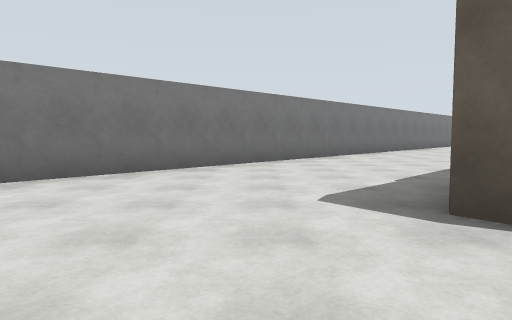
[1] (above)

12 first-person views from a walk through a robot-simulator world made for Gazebo. The camera is 1.2 m above the floor, tilts 4° down and sees 70° across. The floor is counted in squares, 2.5 m on a side. Each view is taken from the middle of a square. On the plan, view 1 faces up. The plan holds only what a view shows up to about 9 squares ahead; the rest is blank. The place goes on beyond the plan.

[2]
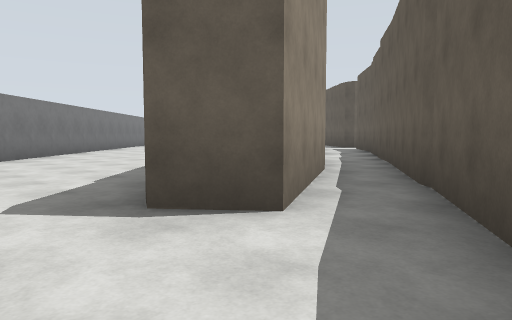

[3]
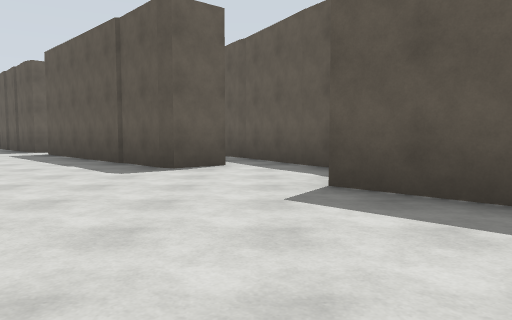

[4]
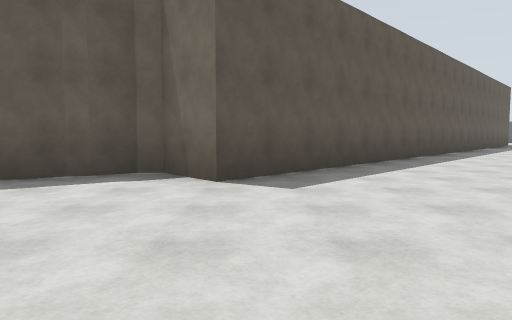

[5]
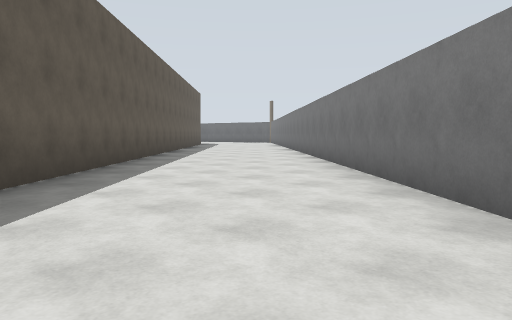

[6]
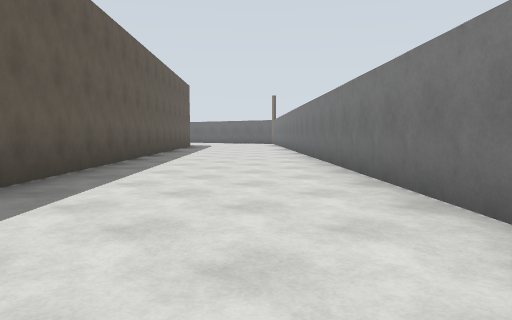

[7]
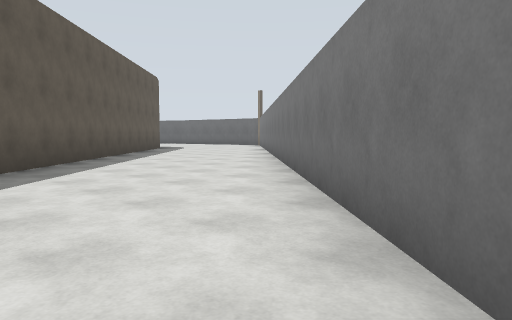

[8]
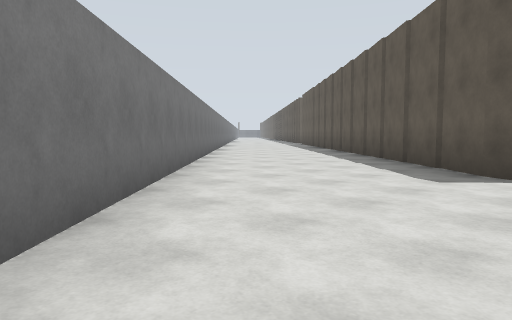

[9]
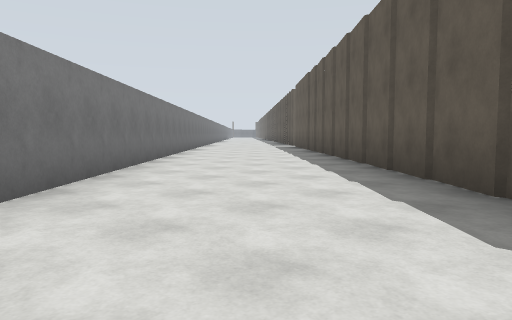

[10]
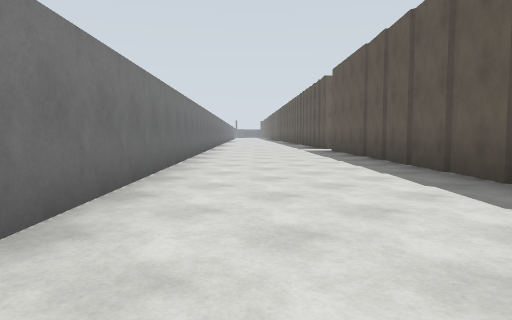

[11]
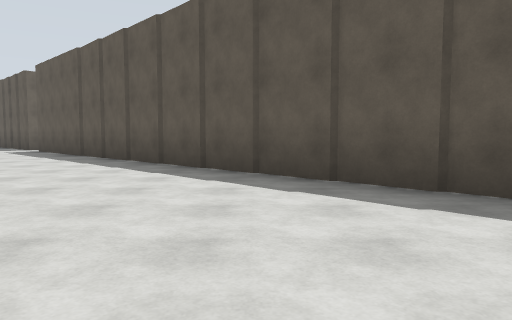

[12]
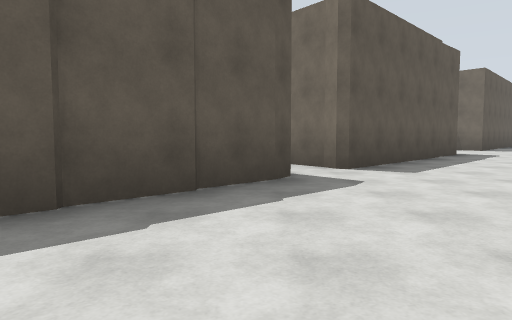

### Floor plan
Points are (right, up) in squares from view 1. A wall is a line through its corners. A room is listed if a view was taken in it or the views show most of it. See-through windows are left out.
Room 1 (views 1, 2)
walls: (-0.6, 0.3) (0.3, -0.7) (1.8, 0.3) (5, 2.1); (4.3, 2.9) (1.7, 1.5) (1.1, 2.2) (1.8, 2.9)
ways out: opening at (-0.8, 2.8) to room 2
Room 2 (views 3, 4, 5, 6, 7, 8, 9, 10, 11, 12)
walls: (5.6, 6.8) (5.8, 7.2); (5.7, 7) (14.1, 15.8); (1.8, 2.9) (4.8, 6); (9.7, 16.6) (-10.4, -4.8); (-4.8, -4.2) (-0.6, 0.3)
ways out: opening at (-0.8, 2.8) to room 1; opening at (-8, -4)

Positions as (right, up) in squares from view 1, and headings:
1: (0, 0), facing up
2: (0, 0), facing up-right
3: (-4, 1), facing right
4: (-1, 4), facing down
5: (-1, 3), facing down-left
6: (-3, 1), facing down-left
7: (-5, 0), facing down-left
8: (1, 6), facing up-right
9: (4, 8), facing up-right
10: (6, 11), facing up-right
11: (5, 11), facing right
12: (6, 11), facing down
